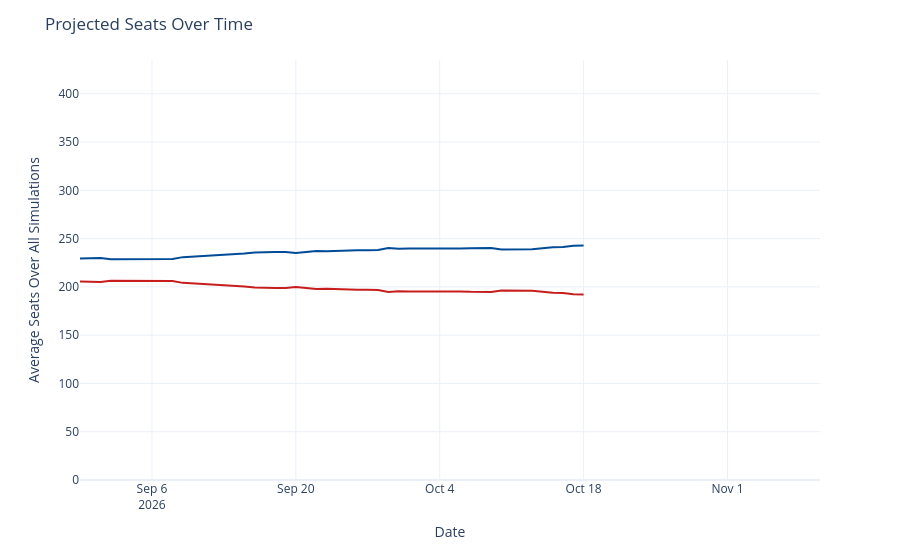

The code cell stored with this chart in its notebook:
### Code cell
seats_over_time = output_ts[(output_ts['geo'] == 'US House') &
                             (output_ts['type'] == 'seats')]
seats_over_time['rep_seats'] = seats_over_time['y'].map(lambda x: 435 - x)
seats_over_time = seats_over_time.rename({'y': 'Democrats', 'rep_seats': 'Republicans'}, axis=1)
seats_time_ser = px.line(seats_over_time, x='date', y=['Democrats', 'Republicans'], template='plotly_white',
                        color_discrete_map={'Democrats': '#004b97', 'Republicans': '#c71e1d'},)
seats_time_ser.update_traces(hovertemplate="%{y:.1f}")
seats_time_ser.update_layout(
    xaxis=dict(range=[pd.to_datetime('2026-08-30'), pd.to_datetime('2026-11-10')]),
    yaxis=dict(range=[0, 435]),
    xaxis_title='Date',
    yaxis_title='Average Seats Over All Simulations',
    title=dict(text="Projected Seats Over Time"),
    hovermode="x",
    showlegend=False
)
seats_time_ser

### Figure 1 — Plotly figure (JSON) as saved in the notebook; plotly's stock layout.template omitted (floating-point values rounded to 4 significant figures)
{"data": [{"hovertemplate": "%{y:.1f}", "legendgroup": "Democrats", "line": {"color": "#004b97", "dash": "solid"}, "marker": {"symbol": "circle"}, "mode": "lines", "name": "Democrats", "orientation": "v", "showlegend": true, "type": "scatter", "x": ["2026-08-30", "2026-08-31", "2026-09-01", "2026-09-02", "2026-09-03", "2026-09-04", "2026-09-05", "2026-09-06", "2026-09-07", "2026-09-08", "2026-09-09", "2026-09-14", "2026-09-15", "2026-09-16", "2026-09-17", "2026-09-18", "2026-09-19", "2026-09-20", "2026-09-21", "2026-09-22", "2026-09-23", "2026-09-24", "2026-09-25", "2026-09-26", "2026-09-27", "2026-09-28", "2026-09-29", "2026-09-30", "2026-10-01", "2026-10-02", "2026-10-03", "2026-10-04", "2026-10-05", "2026-10-06", "2026-10-07", "2026-10-08", "2026-10-09", "2026-10-10", "2026-10-11", "2026-10-12", "2026-10-13", "2026-10-15", "2026-10-16", "2026-10-17", "2026-10-18"], "xaxis": "x", "y": [229.4, 230.0, 230.0, 228.5, 228.5, 228.7, 228.7, 228.9, 228.8, 228.9, 230.8, 233.6, 234.7, 235.7, 236.2, 236.1, 236.0, 235.0, 236.2, 237.2, 236.9, 237.4, 237.9, 237.9, 237.9, 238.2, 240.4, 239.5, 239.7, 239.6, 239.5, 239.7, 239.8, 239.7, 240.1, 240.1, 240.2, 238.8, 238.7, 238.7, 238.9, 240.9, 241.3, 242.6, 242.9], "yaxis": "y"}, {"hovertemplate": "%{y:.1f}", "legendgroup": "Republicans", "line": {"color": "#c71e1d", "dash": "solid"}, "marker": {"symbol": "circle"}, "mode": "lines", "name": "Republicans", "orientation": "v", "showlegend": true, "type": "scatter", "x": ["2026-08-30", "2026-08-31", "2026-09-01", "2026-09-02", "2026-09-03", "2026-09-04", "2026-09-05", "2026-09-06", "2026-09-07", "2026-09-08", "2026-09-09", "2026-09-14", "2026-09-15", "2026-09-16", "2026-09-17", "2026-09-18", "2026-09-19", "2026-09-20", "2026-09-21", "2026-09-22", "2026-09-23", "2026-09-24", "2026-09-25", "2026-09-26", "2026-09-27", "2026-09-28", "2026-09-29", "2026-09-30", "2026-10-01", "2026-10-02", "2026-10-03", "2026-10-04", "2026-10-05", "2026-10-06", "2026-10-07", "2026-10-08", "2026-10-09", "2026-10-10", "2026-10-11", "2026-10-12", "2026-10-13", "2026-10-15", "2026-10-16", "2026-10-17", "2026-10-18"], "xaxis": "x", "y": [205.6, 205.0, 205.0, 206.5, 206.5, 206.3, 206.3, 206.1, 206.2, 206.1, 204.2, 201.4, 200.3, 199.3, 198.8, 198.9, 199.0, 200.0, 198.8, 197.8, 198.1, 197.6, 197.1, 197.1, 197.1, 196.8, 194.6, 195.5, 195.3, 195.4, 195.5, 195.3, 195.2, 195.3, 194.9, 194.9, 194.8, 196.2, 196.3, 196.3, 196.1, 194.1, 193.7, 192.4, 192.1], "yaxis": "y"}], "layout": {"hovermode": "x", "legend": {"title": {"text": "variable"}, "tracegroupgap": 0}, "margin": {"t": 60}, "showlegend": false, "title": {"text": "Projected Seats Over Time"}, "xaxis": {"anchor": "y", "domain": [0, 1], "range": ["2026-08-30T00:00:00", "2026-11-10T00:00:00"], "title": {"text": "Date"}}, "yaxis": {"anchor": "x", "domain": [0, 1], "range": [0, 435], "title": {"text": "Average Seats Over All Simulations"}}}}
